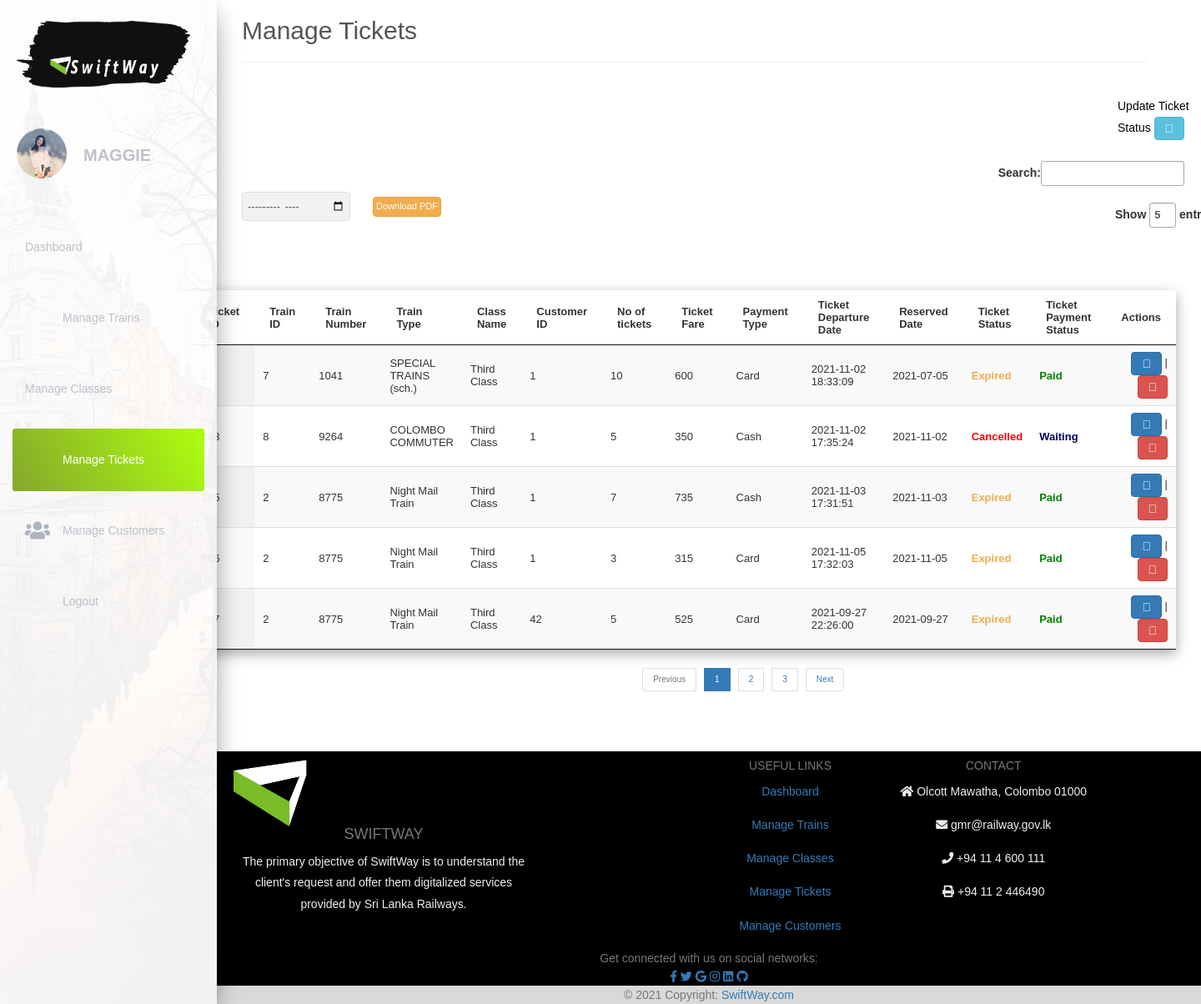
The page /Admin/admin-managetickets.php (signed in) on the database its author committed.
### tables this page shows
CREATE TABLE `train` (
  `tr_id` int(11) NOT NULL,
  `tr_number` int(11) NOT NULL,
  `tr_name` varchar(100) NOT NULL,
  `tr_type` varchar(100) DEFAULT NULL,
  `tr_source` varchar(100) NOT NULL,
  `tr_destination` varchar(100) NOT NULL,
  `tr_departuredt` datetime DEFAULT NULL,
  `tr_arrivaldt` datetime DEFAULT NULL,
  `ad_id` int(11) DEFAULT NULL,
  `tr_status` varchar(100) DEFAULT 'Available',
  `tr_postalcode` varchar(255) DEFAULT NULL
);

CREATE TABLE `trainclass` (
  `cl_id` int(11) NOT NULL,
  `cl_name` varchar(100) NOT NULL,
  `cl_seatcap` int(11) NOT NULL,
  `cl_occupiedseats` int(11) DEFAULT 0,
  `cl_price` int(11) NOT NULL,
  `tr_id` int(11) NOT NULL
);

CREATE TABLE `ticket` (
  `ti_id` int(11) NOT NULL,
  `ti_fare` int(11) NOT NULL,
  `credits_used` int(11) DEFAULT NULL,
  `ti_totalamnt_paid` int(11) DEFAULT NULL,
  `ti_no_passengers` int(11) NOT NULL,
  `cl_id` int(11) DEFAULT NULL,
  `cus_id` int(11) DEFAULT NULL,
  `ti_payment_type` varchar(100) DEFAULT NULL,
  `ti_status` varchar(100) DEFAULT 'Waiting',
  `ti_payment_status` varchar(500) DEFAULT NULL,
  `ti_reserveddate` date DEFAULT NULL,
  `ti_departuredt` datetime DEFAULT NULL,
  `tr_id` int(11) DEFAULT NULL
);

CREATE TABLE `customer` (
  `cus_id` int(11) NOT NULL,
  `cus_name` varchar(100) NOT NULL,
  `cus_email` varchar(100) NOT NULL,
  `cus_gender` varchar(100) DEFAULT NULL,
  `cus_username` varchar(100) DEFAULT NULL,
  `cus_password` varchar(100) NOT NULL,
  `cus_status` varchar(100) NOT NULL DEFAULT 'Active',
  `ad_id` int(11) DEFAULT NULL,
  `cus_profileimg` text DEFAULT NULL,
  `cus_no` int(11) DEFAULT NULL,
  `cus_NICFront` varchar(500) DEFAULT NULL,
  `cus_NICBack` varchar(500) DEFAULT NULL,
  `cus_joineddate` date DEFAULT NULL,
  `cus_nicnum` varchar(100) DEFAULT NULL,
  `cus_travelpoints` double DEFAULT 0,
  `cus_credit` int(11) DEFAULT 0,
  `cus_totalearnedtp` double DEFAULT 0
);

### Admin/admin-managetickets.php (the view, shortened to what this page needs)
<?php
include_once("../connect.php");
if(strlen($_SESSION['adminlogin'])==0)
    {
header('location:admin-login.php');
}
else{
?>
<html lang="en">
<head>
<link rel="stylesheet" type="text/css" href="../css/bootstrap.min.css" />
<link rel="stylesheet" href="https://pro.fontawesome.com/releases/v5.10.0/css/all.css"/>
<link id="theme" rel="stylesheet" type="text/css" href="../css/light-theme.css" />
</head>
<body style="background-color: #242424;">
<div class="wrapz">
<?php $page='admanagetickets'; include_once("assets/admin-nav.php"); ?>
    <div class="main-panel">
    <h2 style="margin-left:30px;">Manage Tickets <div id="theme-toggle" style="cursor:pointer; position:absolute;left:93%;top:15px"><span class="sunandmoon"></span></div></h2>
      <hr style="width:92%;margin-left:30px;opacity: 0.5;border-width: 2;">
      <div style="float:left;margin-bottom:20px;position:absolute;top:230px;left:30px;z-index:10">
  <form class="custom-form" method='get' action='assets/admin-generatereportspdf.php' >
<input class="form-control" type="month" style="height:35px;width:90%;box-shadow:none;padding:5px" name="date" required><br>
    <input type='submit' name="ticketyo" style="float:right;position:relative;left:95px;bottom:51px;padding:3px;font-size:11px" class="btn btn-warning" value='Download PDF'>
  </form>
</div>
<form method="get" action="Modal/manageticketsmodal.php" style="margin-left:1080px;position:relative;top:20px;z-index:200">
<p style="font-weight:5px">Update Ticket Status
<button class="btn btn-info" style="backgroud-color:green" type="submit" name="del" ><i class="fal fa-history"></i></button></p>
</form>
<?php
$rez=mysqli_query($conn, "SELECT train.tr_id,tr_number,tr_type,tr_source,tr_destination,tr_arrivaldt,tr_departuredt,ticket.ti_fare,ti_departuredt,ti_reserveddate,ti_no_passengers,ti_id,cus_id,credits_used,ti_payment_type,ti_payment_status,ti_status,trainclass.cl_name,cl_occupiedseats,cl_seatcap FROM train inner join trainclass ON train.tr_id = trainclass.tr_id inner join ticket on trainclass.cl_id = ticket.cl_id order by ti_id ");
  ?>
  <table id="myTable" class="display fade-in-element dataTables_wrapper dataTables_filter input" style="margin-top:120px;width:95%;margin-right:30px;font-size:13px;box-shadow: rgba(0, 0, 0, 0.35) 0px 5px 15px;">
<thead style="cursor:pointer">
<tr>
<th>Ticket ID</th>
<th>Train ID</th>
<th>Train Number</th>
<th>Train Type</th>
<th>Class Name</th>
<th>Customer ID</th>
<th>No of tickets</th>
<th>Ticket Fare</th>
<th>Payment Type</th>
<th>Ticket Departure Date</th>
<th>Reserved Date</th>
<th>Ticket Status</th>
<th>Ticket Payment Status</th>
<th style="width: 12%">Actions</th>
</tr>
</thead>
<?php
echo "<tbody>";
while($row= mysqli_fetch_assoc($rez))
  {
    $hu=$row['cus_id'];
    $ress=mysqli_query($conn, "SELECT * FROM customer WHERE cus_id='$hu'");
    while($rowy= mysqli_fetch_assoc($ress))
  {
echo "<tr style='text-align:left'>";
  echo "<td>"; echo $row['ti_id'];"</td>";
  echo "<td>"; echo $row['tr_id'];"</td>";
  echo "<td>"; echo $row['tr_number'];"</td>";
  echo "<td>"; echo $row['tr_type'];"</td>";
  echo "<td>"; echo $row['cl_name'];"</td>";
  echo "<td>"; echo $row['cus_id'];"</td>";
  echo "<td>"; echo $row['ti_no_passengers'];"</td>";
  echo "<td>"; echo $row['ti_fare'];"</td>";
  echo "<td>"; echo $row['ti_payment_type'];"</td>";
  echo "<td>"; echo $row['ti_departuredt'];"</td>";
  echo "<td>"; echo $row['ti_reserveddate'];"</td>";
if($row['ti_status']=="Confirmed"){
    echo "<td style='color:#337ab7'><strong>"; echo $row['ti_status'];"</strong></td>";
  }
  elseif($row['ti_status']=="Cancelled"){
    echo "<td style='color:red'><strong>"; echo $row['ti_status'];"</strong></td>";
  }
  elseif($row['ti_status']=="Expired"){
    echo "<td style='color:#f0ad4e'><strong>"; echo $row['ti_status'];"</strong></td>";
  }
  if($row['ti_payment_status']=="Paid"){
    echo "<td style='color:green'><strong>"; echo $row['ti_payment_status'];"</strong></td>";
  }if($row['ti_payment_status']=="Waiting"){
    echo "<td style='color:#000066'><strong>"; echo $row['ti_payment_status'];"</strong></td>";
  }
  ?><td><button type="button" class="btn btn-primary" name="editbtn" data-toggle="modal" data-target="#myModal<?php echo $row['ti_id'];?>"><i class="fal fa-edit"></i></button>
  <?php	echo "| <a href=\"admin-deleteticket.php?ti_id=$row[ti_id]\" onClick=\"return confirm('Are you sure you want to delete?' )\" style='color:white;text-decoration:none'><button type='button' class='btn btn-danger'><i class='fal fa-trash'></i></button></a></td>";
echo "</tr>";?>
    </div>
    <?php
  }
}
  ?>
<?php include_once("assets/footer.php"); ?>
</body>
</html>
<?php }?>

### Admin/assets/admin-nav.php (shortened to what this page needs)
<?php include_once("../connect.php");?>
<div class="sidebar" id="mobilesidebar">
      <span style="width:80%;height:7%;margin: 0px 0px 0px 20px;position:relative;top:25px" class="logo1 highlight"></span><a style="text-decoration: none; cursor: default;" class="logo1">
					<img id="single-logo" class="img-responsive" src="../img/trans-nav.png" alt="logo" style="position:absolute;bottom:15px">
				</a>
        <div class="sidebar-background" style="background-image: url(../img/sidebar-2.jpg) "></div>
      <div class="sidebar-wrapper">
      <div style="position:relative;bottom:50px;margin-left:20px">
                                <?php $sql = mysqli_query($conn, "SELECT * FROM admin WHERE ad_username = '$_SESSION[adminlogin]'");
$row= mysqli_fetch_assoc($sql);
if($row['ad_profileimg']==null){
  ?><div><img src="https://i.pinimg.com/474x/65/25/a0/6525a08f1df98a2e3a545fe2ace4be47.jpg" style="height:60px;width:60px;border-radius: 100%;position:relative;top:70px" alt="User-Profile-Image"></div><?php
}else{?>
  <div><img src="uploads/<?=$row['ad_profileimg']?>" style="height:60px;width:60px;border-radius: 100%;position:relative;top:70px" alt="Admin-Profile-Image"></div><?php
}
?><a class="nav-link" href="admin-profile.php" style="text-decoration: none;">
  <p style="font-family:Arial, Helvetica, sans-serif;color:black;z-index:100;font-size:20px;position:relative;left:80px;top:15px;font-weight: bold;color:#a9afbbd1;text-transform:uppercase" >
<?php echo $row['ad_name']; ?></p></a></div>
        <ul class="nav" style="">
          <li class="nav-item <?php if($page=='addashboard'){echo 'active';} ?>">
            <a class="nav-link" href="admin-dashboard.php">
            <p>Dashboard</p>
            </a>
          </li>
          <li class="nav-item <?php if($page=='admanagetrain'){echo 'active';} ?>">
            <a class="nav-link" href="admin-managetrains.php">
            <i class="far fa-train"></i>
              <p>Manage Trains</p>
            </a>
          </li>
          <li class="nav-item <?php if($page=='admanageclasses'){echo 'active';} ?>">
            <a class="nav-link" href="admin-manageclasses.php">
              <p>Manage Classes</p>
            </a>
          </li>
          <li class="nav-item <?php if($page=='admanagetickets'){echo 'active';} ?>">
            <a class="nav-link" href="admin-managetickets.php">
            <i class="far fa-ticket-alt"></i>
              <p>Manage Tickets</p>
            </a>
          </li>
          <li class="nav-item <?php if($page=='admanagecustomers'){echo 'active';} ?>">
            <a class="nav-link" href="admin-managecustomers.php">
            <i class="fas fa-users"></i>
              <p>Manage Customers</p>
            </a>
          </li>
          <li class="nav-item">
            <a class="nav-link" href="admin-logout.php">
            <i class="far fa-sign-out-alt"></i>
              <p>Logout</p>
            </a>
          </li>
        </ul>
      </div>
    </div>

### Admin/admin-managetickets.php (style rules this page uses)
.fade-in-element { animation: fade-in 1s; }

### rows shown on the page
ticket: cus "1", ti_no_passengers "10", ti_fare "600", ti_payment_type "Card", ti_departuredt "2021-11-02 18:33:09", ti_reserveddate "2021-07-05", ti_status "Expired", ti_payment_status "Paid"
train: tr_id "7", tr_number "1041", tr_type "SPECIAL TRAINS (sch.)"
trainclass: cl_name "Third Class"
ticket: cus "1", ti_no_passengers "5", ti_fare "350", ti_payment_type "Cash", ti_departuredt "2021-11-02 17:35:24", ti_reserveddate "2021-11-02", ti_status "Cancelled", ti_payment_status "Waiting"
train: tr_id "8", tr_number "9264", tr_type "COLOMBO COMMUTER"
trainclass: cl_name "Third Class"
ticket: cus "1", ti_no_passengers "7", ti_fare "735", ti_payment_type "Cash", ti_departuredt "2021-11-03 17:31:51", ti_reserveddate "2021-11-03", ti_status "Expired", ti_payment_status "Paid"
train: tr_id "2", tr_number "8775", tr_type "Night Mail Train"
trainclass: cl_name "Third Class"
ticket: cus "1", ti_no_passengers "3", ti_fare "315", ti_payment_type "Card", ti_departuredt "2021-11-05 17:32:03", ti_reserveddate "2021-11-05", ti_status "Expired", ti_payment_status "Paid"
ticket: cus "42", ti_no_passengers "5", ti_fare "525", ti_payment_type "Card", ti_departuredt "2021-09-27 22:26:00", ti_reserveddate "2021-09-27", ti_status "Expired", ti_payment_status "Paid"

### other values the page prints
$row['ad_name'] "MAGGIE"
